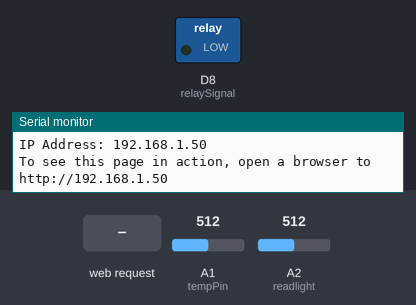
Bench run of a sketch on a simulated Arduino MKR. Parts: switched loads named in the sketch (green lamp = pin HIGH), the last lines printed to the serial monitor. The inputs (shaded band) are chosen by the test bench; at power-on: A1 (tempPin) = 512, A2 (readlight) = 512. WiFi joins after 1.5 s; servers stay silent unless stated.

Above: at 12.7 s.
12.8 s: HTTP request GET /ON received
At 14.0 s:
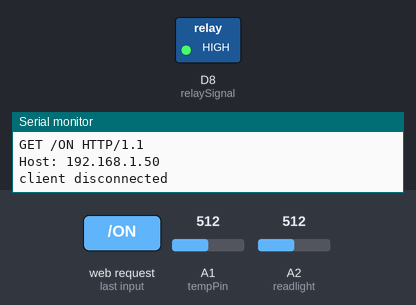
14.3 s: HTTP request GET /OFF received
At 15.1 s:
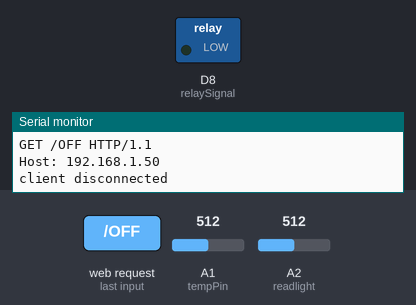
Timing chart, 0 to 17.3 s (numbered marks = the images above; inputs shaded):
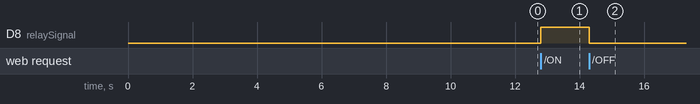

Measured:
- after the input at 12.8 s, D8 (relaySignal): LOW → HIGH at once
- after the input at 14.3 s, D8 (relaySignal): HIGH → LOW at once

The sketch:

coffee_project.ino
```cpp
#include <SPI.h>
#include <WiFi101.h>
//#include<TFT.h>

char ssid[] = "Prajna";        // your network SSID (name)
char pass[] = "123456789";    // your network password (use for WPA, or use as key for WEP)
int keyIndex = 0;                // your network key Index number (needed only for WEP)
float lightLevel;
int tempPin = A1;
const int relaySignal =8;
const float currentval = A3;
const int buttonPin =4;
float pwr =0;
int state =0;
int timer=0;
int seconds ;
int minutes ;
int hours ;
float sensorValue;
float temp;
float tempC;
float result;
float currentSens;

int status = WL_IDLE_STATUS;

WiFiServer server(80);

void setup() {
  pinMode(tempPin, INPUT);
  pinMode(buttonPin , INPUT ) ;
  pinMode(currentval , INPUT ) ;
  pinMode(relaySignal , OUTPUT ) ;

  //Initialize serial and wait for port to open:
  Serial.begin(9600);
  while (!Serial) {
    ; // wait for serial port to connect. Needed for native USB port only
  }

  // check for the presence of the shield:
  if (WiFi.status() == WL_NO_SHIELD) {
    Serial.println("WiFi shield not present");
    // don't continue:
    while (true);
  }

  // attempt to connect to WiFi network:
  while (status != WL_CONNECTED) {
    Serial.print("Attempting to connect to SSID: ");
    Serial.println(ssid);
    // Connect to WPA/WPA2 network. Change this line if using open or WEP network:
    status = WiFi.begin(ssid, pass);

    // wait 10 seconds for connection:
    delay(10000);
  }
  server.begin();
  // you're connected now, so print out the status:
  printWiFiStatus();
}

void loop() {


  // compare the previous status to the current status
  if (status != WiFi.status()) {
    // it has changed update the variable
    status = WiFi.status();

    if (status == WL_AP_CONNECTED) {
      byte remoteMac[6];

      // a device has connected to the AP
      Serial.print("Device connected to AP, MAC address: ");
      WiFi.APClientMacAddress(remoteMac);
      printMacAddress(remoteMac);
    } else {
      // a device has disconnected from the AP, and we are back in listening mode
      Serial.println("Device disconnected from AP");
    }
  }

  WiFiClient client = server.available();

  if (client) {
    Serial.println("new client");
    String currentLine = "";
    while (client.connected()) {
      if (client.available()) {
        char c = client.read();
        Serial.write(c);


   if (currentLine.endsWith("GET /ON")) {
          digitalWrite(relaySignal , HIGH);

        }
   if (currentLine.endsWith("GET /ON")) {
        state=1;
        if(state=1){
          timer=timer+1;
                    }
        }

    if (currentLine.endsWith("GET /OFF")) {
          digitalWrite(relaySignal , LOW);
       }

    if (currentLine.endsWith("GET /OFF")) {
          state=0;
          timer=0;
        }
    if (currentLine.endsWith("GET /ON")) {
              state=1;
              if(state=1){
              result = analogRead(currentSens/1024.00*3.3);
                    }
                    }
     if (currentLine.endsWith("GET /OFF")) {
              result = 0;
            }


        if (c == '\n') {

          if (currentLine.length() == 0) {
            client.println("HTTP/1.1 200 OK");
            client.println("Content-type:text/html");
            client.println("Refresh: 1");
            client.println();
            client.println("<!DOCTYPE HTML>");
            //client.println("<meta name="viewport" content="width=device-width", initial-scale=1.0">);

            client.println("<html>");

            // the content of the HTTP response follows the header:

            client.println("<style>");

            client.println("body {background-color: #e68a00;}");
            client.println("h1 {background-color: #b36b00;}");
            client.println("linkA {text-align: center;}");

            client.println("h1 {text-align: center;}");
            client.println("h2 {text-align: center;}");
            client.println("h3 {text-align: center;}");
            client.println("h3 {text-align: center;}");

            client.println("</style>");

            client.print("<body><h1>Smart Coffee Maker</h1>"); //To create title on new page
            client.print("<h2>Coffee Maker <a href=\"ON\">ON</a></h2>");

            client.print("<h2>Coffee Maker <a href=\"OFF\">OFF</a></h2>");


            client.println("-->The coffee maker has been ON for :   ");
            server.print(timer);
            client.println("Seconds");
            client.print("<br>");

            client.println("-->The power consumed by the coffee maker is:   ");
            server.print(result);
            client.print(" W");
            client.print("<br>");

            // Photo Transistor
            client.print("-->The position of coffee pot: ");
            int readlight = A2;
            lightLevel = analogRead(readlight);
              if(lightLevel<15){

              client.print("Coffee pot available");
               }
              else{

                  client.print("Coffee pot is taken");
                    }
            client.print("<br>");
// temperature
            sensorValue = analogRead(A1);
            temp = (sensorValue/1024) * 5 ;
            temp = (temp - 0.5) * 100;
            temp = temp - 32;
            tempC = temp * 5/9;
            client.print("-->The Temperature of the coffee maker: ");
            server.print(tempC);
            client.print("C");
            client.println("<br />");
            // The HTTP response ends with another blank line:
            client.println();

            // break out of the while loop:
            break;
          }
          else {      // if you got a newline, then clear currentLine:
            currentLine = "";
          }
        }
        else if (c != '\r') {
          currentLine += c;
        }
      }
    }
    // close the connection:
    client.stop();
    Serial.println("client disconnected");
  }
}

void printWiFiStatus() {
  // print the SSID of the network you're attached to:
  Serial.print("SSID: ");
  Serial.println(WiFi.SSID());

  // print your WiFi shield's IP address:
  IPAddress ip = WiFi.localIP();
  Serial.print("IP Address: ");
  Serial.println(ip);

  // print the received signal strength:
  long rssi = WiFi.RSSI();

  Serial.print("To see this page in action, open a browser to http://");
  Serial.println(ip);

}

void printMacAddress(byte mac[]) {
  for (int i = 5; i >= 0; i--) {
    if (mac[i] < 16) {
      Serial.print("0");
    }
    Serial.print(mac[i], HEX);
    if (i > 0) {
      Serial.print(":");
    }
  }
  Serial.println();
}
```
